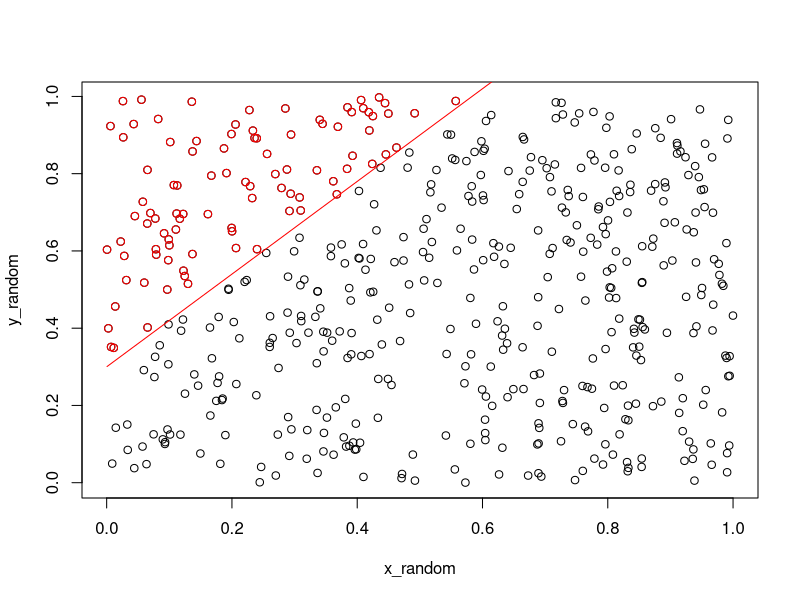

This chart was generated by the following R code:
# Creates a random points to train a perceptron
# Elmar Uhl - 2024

N <- 500 # number of points

x_random <- runif(N)
y_random <- runif(N)

plot(x_random,y_random)

# Defines a function to divide points in two regions
line <- function(x) {
    return(x * 1.2 + 0.3)
}

# Inputs to plot a function
x_line <- seq(min(x_random), max(x_random), length=100)
y_line <- line(x_line)
lines(x_line, y_line, col="red")

# Do selection of above the line
select_points <-c()
for (i in 1:N) {
    if (line(x_random[i]) < y_random[i]) {
        select_points <- c(select_points,1)
    }
    else {
        select_points <- c(select_points,0)
    }
}

# Plots in red the selected points
for (i in 1:N) {
    if (select_points[i]) points(x_random[i],y_random[i], col="red")
}

perceptron <- function(n,learningRate=0.0001) {
    weigths <- c()
    bias <- 1
    for (i in 1:n) {
        weigths <- c(weigths, runif(1,min=-1,max=1))
    }
    return(weigths)
}

weigths <- perceptron(10)
print(weigths)

inp <- rep(1,10)
activate <- function(inputs) {
    temp <- inputs*weigths
    temp2 <- sum(temp)
    
    print(temp2)
    
    if (temp2 > 0) {
        return(1)
    }
    else {
        return(0)
    }
}

active <- activate(inp)
print(active)

treino <- function(inputs, desired) {
    guess <- activate(inputs)
    error <- desired - inputs
}